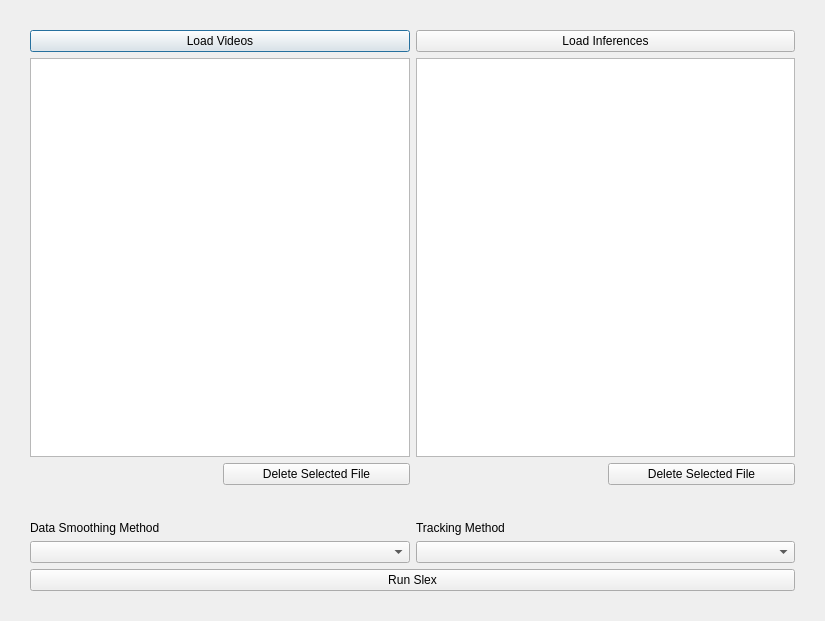
<?xml version="1.0" encoding="UTF-8"?>
<ui version="4.0">
 <class>Dialog1</class>
 <widget class="QDialog" name="Dialog1">
  <property name="geometry">
   <rect>
    <x>0</x>
    <y>0</y>
    <width>825</width>
    <height>621</height>
   </rect>
  </property>
  <property name="windowTitle">
   <string>Dialog</string>
  </property>
  <layout class="QGridLayout" name="gridLayout_3">
   <property name="leftMargin">
    <number>30</number>
   </property>
   <property name="topMargin">
    <number>30</number>
   </property>
   <property name="rightMargin">
    <number>30</number>
   </property>
   <property name="bottomMargin">
    <number>30</number>
   </property>
   <item row="0" column="0">
    <layout class="QGridLayout" name="gridLayout">
     <item row="1" column="0" colspan="2">
      <widget class="QListWidget" name="listvideo"/>
     </item>
     <item row="0" column="0" colspan="2">
      <widget class="QPushButton" name="loadvideobt">
       <property name="text">
        <string>Load Videos</string>
       </property>
      </widget>
     </item>
     <item row="1" column="2" colspan="2">
      <widget class="QListWidget" name="listinfer"/>
     </item>
     <item row="2" column="3">
      <widget class="QPushButton" name="infdelbt">
       <property name="text">
        <string>Delete Selected File</string>
       </property>
      </widget>
     </item>
     <item row="2" column="1">
      <widget class="QPushButton" name="viddelbt">
       <property name="text">
        <string>Delete Selected File</string>
       </property>
      </widget>
     </item>
     <item row="0" column="2" colspan="2">
      <widget class="QPushButton" name="loadinferbt">
       <property name="text">
        <string>Load Inferences</string>
       </property>
      </widget>
     </item>
    </layout>
   </item>
   <item row="3" column="0">
    <widget class="QPushButton" name="runbt">
     <property name="text">
      <string>Run Slex</string>
     </property>
    </widget>
   </item>
   <item row="2" column="0">
    <layout class="QGridLayout" name="gridLayout_2">
     <property name="topMargin">
      <number>0</number>
     </property>
     <item row="0" column="0">
      <widget class="QLabel" name="label">
       <property name="text">
        <string>Data Smoothing Method</string>
       </property>
      </widget>
     </item>
     <item row="0" column="1">
      <widget class="QLabel" name="label_2">
       <property name="text">
        <string>Tracking Method</string>
       </property>
      </widget>
     </item>
     <item row="1" column="0">
      <widget class="QComboBox" name="datasmoothingmethod"/>
     </item>
     <item row="1" column="1">
      <widget class="QComboBox" name="trackingmethod"/>
     </item>
    </layout>
   </item>
   <item row="1" column="0">
    <spacer name="verticalSpacer">
     <property name="orientation">
      <enum>Qt::Vertical</enum>
     </property>
     <property name="sizeType">
      <enum>QSizePolicy::Preferred</enum>
     </property>
     <property name="sizeHint" stdset="0">
      <size>
       <width>20</width>
       <height>30</height>
      </size>
     </property>
    </spacer>
   </item>
  </layout>
 </widget>
 <resources/>
 <connections/>
</ui>
